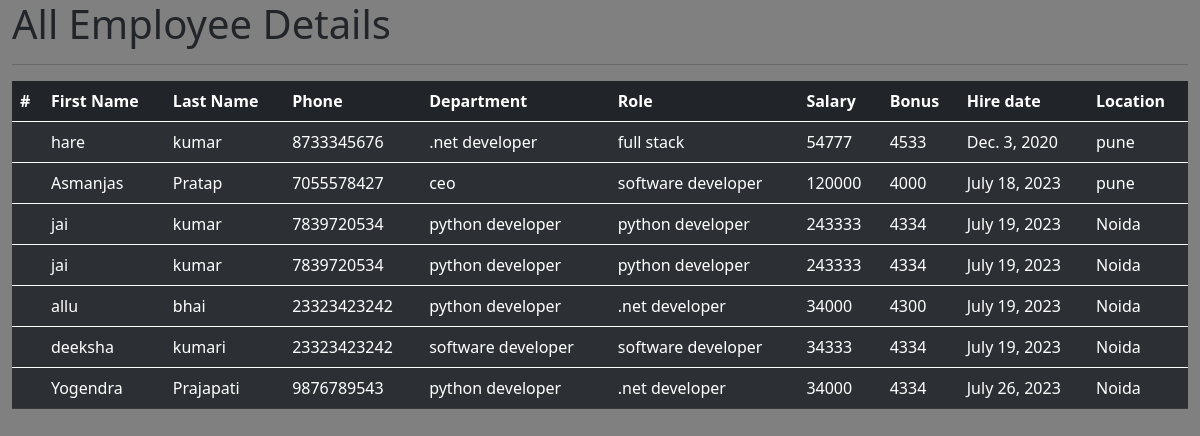
The app's page /all_emp with its own data.
### emp_app/models.py (models this page shows, shortened)
class employee(models.Model):
    first_name = models.CharField(max_length=100, null = False)
    last_name = models.CharField(max_length=100,)
    department = models.ForeignKey(Dept,on_delete=models.CASCADE)
    salary = models.IntegerField(default=0)
    bonus = models.IntegerField(default=0)
    role = models.ForeignKey(Role, on_delete=models.CASCADE)
    phone = models.IntegerField(default=0)
    hire_date =models.DateField()
    def __str__(self):
        return "%s %s %s" %(self.first_name,self.role,self.phone)

class Dept(models.Model):
    name=models.CharField(max_length=100, null=False)
    location=models.CharField(max_length=100)

class Role(models.Model):
    name=models.CharField(max_length=100, null=False)
    def __str__(self):
        return self.name

### emp_app/views.py (the view)
# urls.py: path('all_emp', views.all_emp, name='all emp'),
def all_emp(request):
    emps = employee.objects.all()
    context = {
        'emps': emps
    }
    print(context)
    return render(request, 'all_emp.html', context)

### emp_app/templates/all_emp.html (shortened to what this page needs)
<!doctype html>
<html lang="en">
  <head>
    <link href="https://cdn.jsdelivr.net/npm/bootstrap@5.0.2/dist/css/bootstrap.min.css" rel="stylesheet">
  </head>
  <body style="background-color: grey">
  <div class="container-fluid">
   <h1>All Employee Details </h1>
      <hr>
     <table class="table table-dark table-striped">
  <thead>
    <tr>
      <th scope="col">#</th>
      <th scope="col">First Name</th>
      <th scope="col">Last Name</th>
      <th scope="col">Phone</th>
      <th scope="col">Department</th>
      <th scope="col">Role</th>
      <th scope="col">Salary</th>
      <th scope="col">Bonus</th>
      <th scope="col">Hire date</th>
      <th scope="col">Location</th>
    </tr>
  </thead>
         {% for emp in emps %}
  <tbody>
    <tr>
      <th scope="row">{{epm.id}}</th>
      <td>{{emp.first_name}}</td>
      <td>{{emp.last_name}}</td>
      <td>{{emp.phone}}</td>
      <td>{{emp.department.name}}</td>
      <td>{{emp.role.name}}</td>
      <td>{{emp.salary}}</td>
      <td>{{emp.bonus}}</td>
      <td>{{emp.hire_date}}</td>
      <td>{{emp.department.location}}</td>
    </tr>
  </tbody>
       {% endfor %}
</table>
</div>
  </body>
</html>

### records on screen
employee: first_name "hare", last_name "kumar", phone "8733345676", department.name ".net developer", role.name "full stack", salary "54777", bonus "4533", hire_date "Dec. 3, 2020", department.location "pune"
employee: first_name "Asmanjas", last_name "Pratap", phone "7055578427", department.name "ceo", role.name "software developer", salary "120000", bonus "4000", hire_date "July 18, 2023", department.location "pune"
employee: first_name "jai", last_name "kumar", phone "7839720534", department.name "python developer", role.name "python developer", salary "243333", bonus "4334", hire_date "July 19, 2023", department.location "Noida"
employee: first_name "jai", last_name "kumar", phone "7839720534", department.name "python developer", role.name "python developer", salary "243333", bonus "4334", hire_date "July 19, 2023", department.location "Noida"
employee: first_name "allu", last_name "bhai", phone "23323423242", department.name "python developer", role.name ".net developer", salary "34000", bonus "4300", hire_date "July 19, 2023", department.location "Noida"
employee: first_name "deeksha", last_name "kumari", phone "23323423242", department.name "software developer", role.name "software developer", salary "34333", bonus "4334", hire_date "July 19, 2023", department.location "Noida"
employee: first_name "Yogendra", last_name "Prajapati", phone "9876789543", department.name "python developer", role.name ".net developer", salary "34000", bonus "4334", hire_date "July 26, 2023", department.location "Noida"
